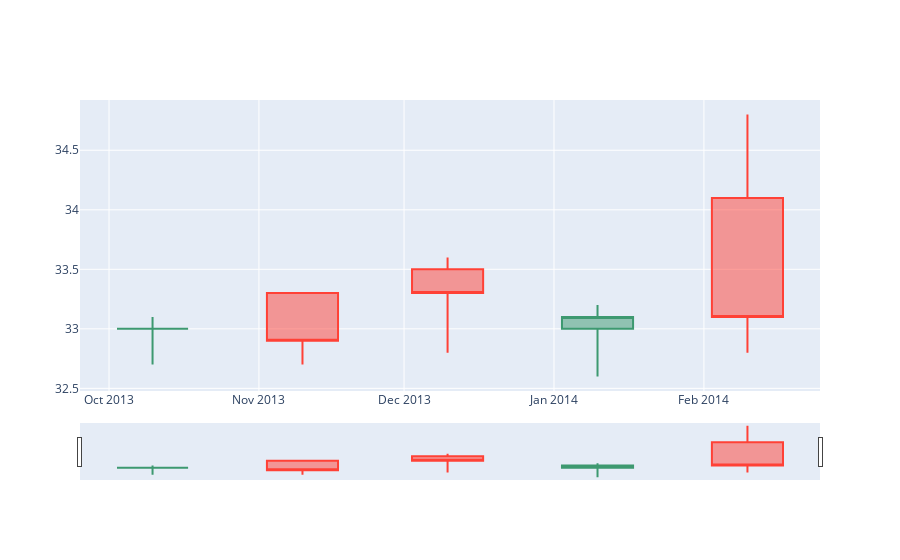

Notebook code cell kept with this figure:
### Markdown cell above
################################
# Cell 04:
################################

### Code cell
import plotly.graph_objects as go
from datetime import datetime

open_data = [33.0, 33.3, 33.5, 33.0, 34.1]
high_data = [33.1, 33.3, 33.6, 33.2, 34.8]
low_data = [32.7, 32.7, 32.8, 32.6, 32.8]
close_data = [33.0, 32.9, 33.3, 33.1, 33.1]
dates = [datetime(year=2013, month=10, day=10),
         datetime(year=2013, month=11, day=10),
         datetime(year=2013, month=12, day=10),
         datetime(year=2014, month=1, day=10),
         datetime(year=2014, month=2, day=10)]

fig = go.Figure(data=[go.Candlestick(x=dates,
                       open=open_data, high=high_data,
                       low=low_data, close=close_data)])

fig.show()

### Figure 1 — Plotly figure (JSON) as saved in the notebook; plotly's stock layout.template omitted (floating-point values rounded to 4 significant figures)
{"data": [{"close": [33, 32.9, 33.3, 33.1, 33.1], "high": [33.1, 33.3, 33.6, 33.2, 34.8], "low": [32.7, 32.7, 32.8, 32.6, 32.8], "open": [33, 33.3, 33.5, 33, 34.1], "type": "candlestick", "x": ["2013-10-10T00:00:00", "2013-11-10T00:00:00", "2013-12-10T00:00:00", "2014-01-10T00:00:00", "2014-02-10T00:00:00"]}], "layout": {}}
